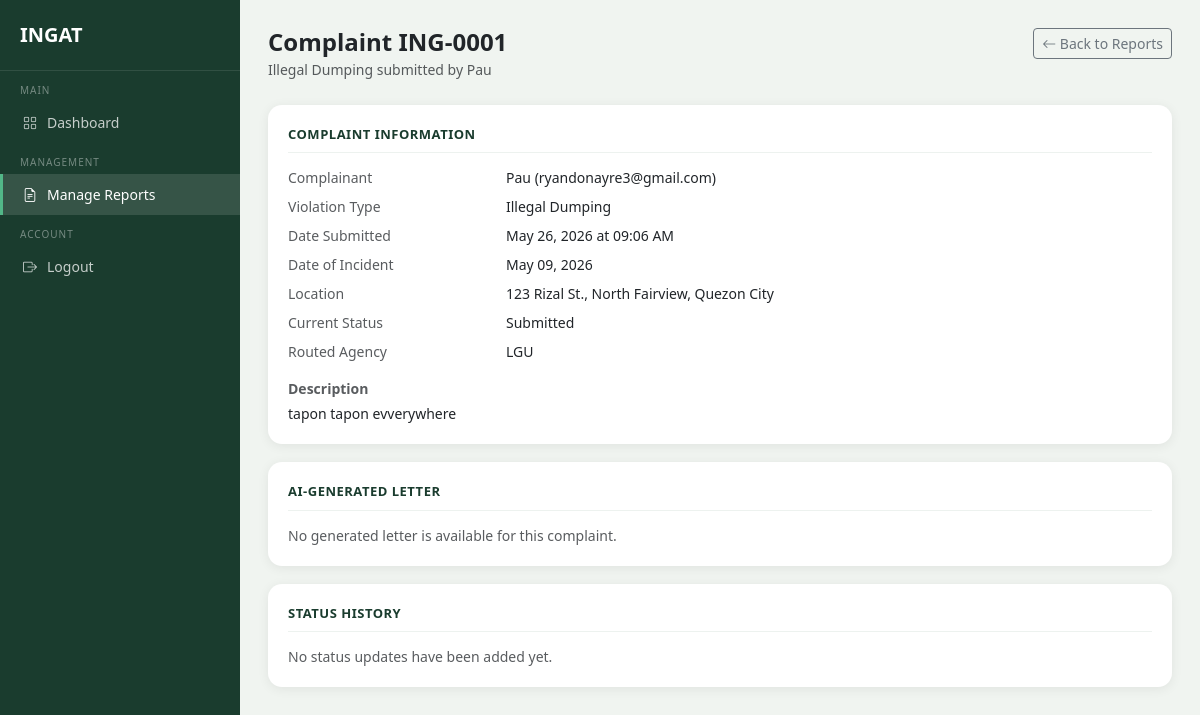
The app's page /admin/reports/1 (signed in) with its own data.
### models.py (models this page shows, shortened)
class Complaint(db.Model):
    __tablename__ = 'complaints'
    id = db.Column(db.Integer, primary_key=True)
    user_id = db.Column(db.Integer, db.ForeignKey('users.id'), nullable=False)
    agency_id = db.Column(db.Integer, db.ForeignKey('agencies.id'), nullable=True)
    violation_type = db.Column(db.String(100), nullable=False)
    street_address = db.Column(db.String(255), nullable=False)
    barangay = db.Column(db.String(100), nullable=False)
    municipality = db.Column(db.String(100), nullable=False)
    date_incident = db.Column(db.Date, nullable=False)
    description = db.Column(db.Text, nullable=False)
    photo_path = db.Column(db.String(255), nullable=True)
    generated_letter = db.Column(db.Text, nullable=True)
    letter_generated = db.Column(db.Boolean, default=False)
    status = db.Column(db.String(50), default='Submitted')
    created_at = db.Column(db.DateTime, default=datetime.utcnow)
    status_history = db.relationship('StatusHistory', backref='complaint', lazy=True)

class User(db.Model, UserMixin):
    __tablename__ = 'users'
    id = db.Column(db.Integer, primary_key=True)
    full_name = db.Column(db.String(100), nullable=False)
    email = db.Column(db.String(120), unique=True, nullable=False)
    contact_number = db.Column(db.String(11), nullable=False)
    barangay = db.Column(db.String(100), nullable=False)
    municipality = db.Column(db.String(100), nullable=False)
    password_hash = db.Column(db.String(256), nullable=False)
    status = db.Column(db.String(20), default='active')
    email_notif = db.Column(db.Boolean, default=True)
    inapp_notif = db.Column(db.Boolean, default=True)
    created_at = db.Column(db.DateTime, default=datetime.utcnow)
    complaints = db.relationship('Complaint', backref='complainant', lazy=True)

class Agency(db.Model):
    __tablename__ = 'agencies'
    id = db.Column(db.Integer, primary_key=True)
    agency_name = db.Column(db.String(100), nullable=False)
    contact_email = db.Column(db.String(120), nullable=False)
    contact_number = db.Column(db.String(11), nullable=False)
    violation_types = db.Column(db.String(255), nullable=False)
    status = db.Column(db.String(20), default='active')
    created_at = db.Column(db.DateTime, default=datetime.utcnow)
    complaints = db.relationship('Complaint', backref='agency', lazy=True)

### routes/admin_routes.py (the view)
@admin_bp.route('/reports/<int:complaint_id>')
@admin_required
def report_detail(complaint_id):
    from models import Complaint
    complaint = Complaint.query.get_or_404(complaint_id)
    status_history = sorted(
        complaint.status_history,
        key=lambda entry: entry.updated_at,
        reverse=True,
    )
    return render_template(
        'admin/report_detail.html',
        complaint=complaint,
        status_history=status_history,
    )

### routes/auth.py (called while the page is built)
def admin_required(fn):
    @login_required
    @wraps(fn)
    def wrapper(*args, **kwargs):
        from models import AdminUser
        if not isinstance(current_user, AdminUser):
            flash('Please log in as admin.', 'danger')
            return redirect(url_for('admin.admin_login'))
        return fn(*args, **kwargs)
    return wrapper

### templates/admin/report_detail.html (shortened to what this page needs)
<!DOCTYPE html>
<html lang="en">
<head>
    <link href="https://cdn.jsdelivr.net/npm/bootstrap@5.3.0/dist/css/bootstrap.min.css" rel="stylesheet">
    <link href="https://cdn.jsdelivr.net/npm/bootstrap-icons@1.10.5/font/bootstrap-icons.css" rel="stylesheet">
</head>
<body>
<div class="sidebar">
    <a href="{{ url_for('admin.dashboard') }}" class="sidebar-brand">INGAT</a>
    <div class="sidebar-label">Main</div>
    <a href="{{ url_for('admin.dashboard') }}" class="sidebar-item">
        <i class="bi bi-grid"></i> Dashboard
    </a>
    <div class="sidebar-label">Management</div>
    <a href="{{ url_for('admin.manage_reports') }}" class="sidebar-item active">
        <i class="bi bi-file-earmark-text"></i> Manage Reports
    </a>
    <div class="sidebar-label">Account</div>
    <a href="{{ url_for('admin.logout') }}" class="sidebar-item">
        <i class="bi bi-box-arrow-right"></i> Logout
    </a>
</div>
<div class="main-content">
    <div class="d-flex justify-content-between align-items-start mb-4">
        <div>
            <h4 class="fw-bold mb-0">Complaint ING-{{ '%04d' % complaint.id }}</h4>
            <small class="text-muted">{{ complaint.violation_type }} submitted by {{ complaint.complainant.full_name }}</small>
        </div>
        <a href="{{ url_for('admin.manage_reports') }}" class="btn btn-outline-secondary btn-sm">
            <i class="bi bi-arrow-left"></i> Back to Reports
        </a>
    </div>
    <div class="section-card">
        <div class="section-title">Complaint Information</div>
        <div class="row small g-2">
            <div class="col-md-3 text-muted">Complainant</div>
            <div class="col-md-9">{{ complaint.complainant.full_name }} ({{ complaint.complainant.email }})</div>
            <div class="col-md-3 text-muted">Violation Type</div>
            <div class="col-md-9">{{ complaint.violation_type }}</div>
            <div class="col-md-3 text-muted">Date Submitted</div>
            <div class="col-md-9">{{ complaint.created_at.strftime('%B %d, %Y at %I:%M %p') }}</div>
            <div class="col-md-3 text-muted">Date of Incident</div>
            <div class="col-md-9">{{ complaint.date_incident.strftime('%B %d, %Y') }}</div>
            <div class="col-md-3 text-muted">Location</div>
            <div class="col-md-9">{{ complaint.street_address }}, {{ complaint.barangay }}, {{ complaint.municipality }}</div>
            <div class="col-md-3 text-muted">Current Status</div>
            <div class="col-md-9">{{ complaint.status }}</div>
            {% if complaint.agency %}
            <div class="col-md-3 text-muted">Routed Agency</div>
            <div class="col-md-9">{{ complaint.agency.agency_name }}</div>
            {% endif %}
        </div>
        <div class="mt-3">
            <p class="small fw-semibold text-muted mb-1">Description</p>
            <p class="small mb-0">{{ complaint.description }}</p>
        </div>
    </div>
    <div class="section-card">
        <div class="section-title">AI-Generated Letter</div>
        {% if complaint.letter_generated and complaint.generated_letter %}
            <div class="letter-preview">{{ complaint.generated_letter }}</div>
        {% else %}
            <p class="small text-muted mb-0">No generated letter is available for this complaint.</p>
        {% endif %}
    </div>
    <div class="section-card">
        <div class="section-title">Status History</div>
        {% if status_history %}
            {% for entry in status_history %}
            <div class="timeline-item">
                <p class="small fw-semibold mb-0">{{ entry.new_status }}</p>
                <p class="small text-muted mb-0">{{ entry.updated_at.strftime('%B %d, %Y at %I:%M %p') }}</p>
                {% if entry.remarks %}
                <p class="small mb-0 mt-1">{{ entry.remarks }}</p>
                {% endif %}
            </div>
            {% endfor %}
        {% else %}
            <p class="small text-muted mb-0">No status updates have been added yet.</p>
        {% endif %}
    </div>
</div>
</body>
</html>

### templates/admin/report_detail.html (style rules this page uses)
body { background-color: #f0f4f0; font-family: 'Segoe UI', sans-serif; }
.sidebar { width: 240px; min-height: 100vh; background-color: #1A3C2E; position: fixed; top: 0; left: 0; padding-top: 20px; z-index: 100; }
.sidebar-brand { color: white; font-size: 20px; font-weight: 700; padding: 0 20px 20px; border-bottom: 1px solid rgba(255,255,255,.1); display: block; text-decoration: none; }
.sidebar-label { font-size: 10px; text-transform: uppercase; letter-spacing: 1px; color: rgba(255,255,255,.4); padding: 12px 20px 4px; }
.sidebar-item { display: flex; align-items: center; gap: 10px; padding: 10px 20px; color: rgba(255,255,255,.75); text-decoration: none; font-size: 14px; border-left: 3px solid transparent; }
.sidebar-item:hover, .sidebar-item.active { background: rgba(255,255,255,.12); color: white; border-left-color: #52B788; }
.main-content { margin-left: 240px; padding: 28px; }
.section-card { background: white; border-radius: 14px; padding: 20px; box-shadow: 0 2px 12px rgba(0,0,0,.07); margin-bottom: 18px; }
.section-title { font-size: 13px; font-weight: 700; color: #1A3C2E; text-transform: uppercase; letter-spacing: .5px; border-bottom: 1px solid #edf2ef; padding-bottom: 8px; margin-bottom: 14px; }

### records on screen
Complaint: id "0001", violation_type "Illegal Dumping", created_at "May 26, 2026 at 09:06 AM", date_incident "May 09, 2026", street_address "123 Rizal St.", barangay "North Fairview", municipality "Quezon City", status "Submitted", description "tapon tapon evverywhere"
User: complainant.full_name "Pau", complainant.email "ryandonayre3@gmail.com"
Agency: agency.agency_name "LGU"
